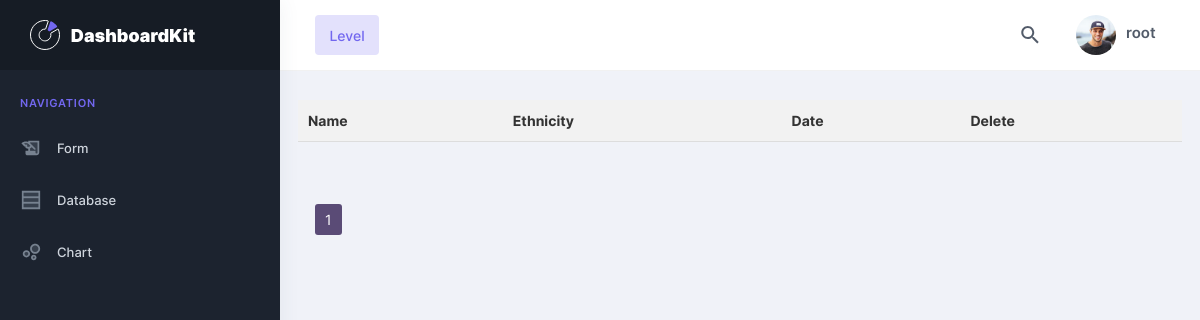
Before: /db/ (signed in) with the older database file.
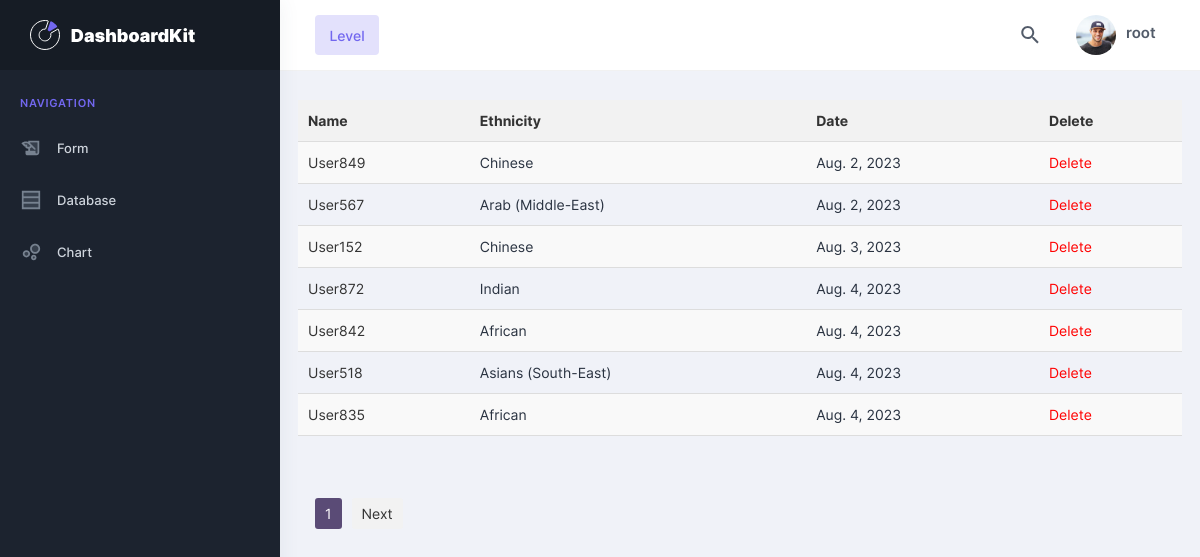
After: the same page with the newer database file.
### apps/home/models.py (models this page shows)
class RecordingDetail(models.Model):
    WPGs = [
        ('WP1','WP1'),
        ('WP2','WP2'),
        ('WP3','WP3'),
        ('WP4','WP4'),
        ('WP5','WP5'),
    ]
    WPTs = [
        ('WP1-TV','WP1-TV'),
        ('WP1-K','WP1-K'),
        ('WP2a-TV','WP2a-TV'),
        ('WP2b-TV','WP2b-TV'),
        ('WP2c-TV','WP2c-TV'),
        ('WP2a-K','WP2a-K'),
        ('WP2b-K','WP2c-K'),
        ('WP3-TV','WP3-TV'),
        ('WP3-K','WP3-K'),
        ('WP4-TV','WP4-TV'),
        ('WP4-K','WP4-K'),
        ('WP5-TV','WP5-TV'),
        ('WP5-K','WP5-K')
    ]
    RecordingStatus = [
        ('Completed','Completed'),
        ('Pending','Pending')
    ]
    CarStatus = [
        ('Static','Static'),
        ('Drive','Drive')
    ]
    Ethnicity = [
        ('Caucasian','Caucasian'),
        ('African','African'),
        ('Arab (Middle-East)','Arab (Middle-East)'),
        ('Asians (South-East)','Asians (South-East)'),
        ('Chinese','Chinese'),
        ('Latin/Hispanic','Latin/Hispanic'),
        ('Indian','Indian'),
        ('Others (mixed)','Others (mixed)')
    ]
    Gender = [
        ('M','M'),
        ('F','F')
    ]
    Beard = [
        ('Full beard','Full beard'),
        ('Mustache','Mustache'),
        ('Goatbeard','Goatbeard'),
        ('Henriquatre','Henriquatre')
    ]
    Hair = [
        ('Short hair','Short hair'),
        ('Middle long hair (covering ears, but not long enough to reach the shoulders)','Middle long hair (covering ears, but not long enough to reach the shoulders)'),
        ('Long hair (until shoulder or longer)','Long hair (until shoulder or longer)'),
        ('Bald head','Bald head')
    ]
    EyeColour = [
        ('brown','brown'),
        ('gray','gray'),
        ('blue','blue'),
        ('green','green')
    ]
    ClothingAccessoires = [
        ('Masks','Masks'),
        ('Scarfs','Scarfs'),
        ('Hands-free headset','Hands-free headset'),
        ('Head/Ear phones','Head/Ear phones'),
        ('Caps, hats, headscarf and turban','Caps, hats, headscarf and turban'),
        ('Headband','Headband'),
        ('Eyepatch','Eyepatch'),
        ('Earrings','Earrings'),
        ('Nose rings','Nose rings'),
        ('Piercings','Piercings')
    ]
    Glasses = [
        ('Glasses with anti-glare lenses','Glasses with anti-glare lenses'),
        ('Glasses with mirrored lenses','Glasses with mirrored lenses'),
        ('Sunglasses with IR protection in the band of frequency 780 nm – 1.400 nm','Sunglasses with IR protection in the band of frequency 780 nm – 1.400 nm'),
        ('Glasses with complete spectacle frame','Glasses with complete spectacle frame'),
        ('Metal-rimmed glasses','Metal-rimmed glasses'),
        ('Varifocal glasses with power ranging from –10 to +11','Varifocal glasses with power ranging from –10 to +11'),
        ('Glasses with cylindrical lenses for Astigmatism with power ranging from –10 to +11','Glasses with cylindrical lenses for Astigmatism with power ranging from –10 to +11'),
        ('Spherical contact lenses for Astigmatism with power ranging from  –10 to +11','Spherical contact lenses for Astigmatism with power ranging from  –10 to +11'),
        ('Sunglasses with tinted lenses','Sunglasses with tinted lenses')
    ]
    Makeup = [
        ('Makeup eyeliner','Makeup eyeliner'),
        ('Makeup mascara','Makeup mascara'),
        ('Makeup eye shadow','Makeup eye shadow'),
        ('Makeup false eyelashes','Makeup false eyelashes'),
        ('Cover makeup','Cover makeup')
    ]
    name = models.CharField(max_length=100)
    ethnicity=models.CharField(max_length=100,choices=Ethnicity)
    age = models.IntegerField()
    gender = models.CharField(max_length=10,choices=Gender)
    date = models.DateField(default=timezone.now)
    height = models.IntegerField()
    beard = models.CharField(max_length=100,choices=Beard,null=True)
    hair = models.CharField(max_length=100,choices=Hair)
    eyecolour = models.CharField(max_length=100,choices=EyeColour)
    workpackage = models.CharField(max_length=100,choices=WPGs)
    workpackagetype = models.CharField(max_length=100,choices=WPTs)
    carnumber = models.CharField(max_length=100,null=True)
    carstatus = models.CharField(max_length=100,choices=CarStatus,null=True)
    action = models.CharField(max_length=255,null=True)
    clothingaccessories=models.CharField(max_length=100,choices=ClothingAccessoires,null=True)
    glasses = models.CharField(max_length=100,choices=Glasses,null=True)
    makeup = models.CharField(max_length=100,choices=Makeup,null=True)
    recordingstatus=models.CharField(max_length=100,choices=RecordingStatus,null=True)
    created_by = models.ForeignKey(User,on_delete=models.CASCADE,null=False)

### apps/home/views.py (the view)
# urls.py: path('db/',views.database,name='database'),
@login_required(login_url="/login/")
def database(request):
    if request.user.username == 'root':
       recording_list = RecordingDetail.objects.all().order_by('date')
    else:
        recording_list =  RecordingDetail.objects.filter(created_by=request.user).order_by('date')
    p = Paginator(recording_list,7)
    page_number = request.GET.get('page')
    page_obj = p.get_page(page_number)
    return render(request,'home/database.html',{'page_obj':page_obj})

### apps/templates/home/database.html (shortened to what this page needs)
{% extends "layouts/base.html" %}
{% block content %}
	<div class="pc-container">
		<div class="pcoded-content">
			<div class="row">
                <table>
                    <tr>
                        <th>Name</th>
                        <th>Ethnicity</th>
                        <th>Date</th>
                        <th>Delete</th>
                    </tr>
                    {% for r in page_obj.object_list %}
                    <tr>
                        <td><a href="{% url 'edit_form' r.id %}">{{r.name}}</a></td>
                        <td>{{r.ethnicity}}</td>
                        <td>{{r.date}}</td>
                        <td><a href="{% url 'delete_rec' r.id %}" class="delete-link">Delete</a></td>
                    </tr>
                    {% endfor %}
                </table>
			</div>
            <br><br>
            <center class="pagination">
                <span>{{page_obj.number}}</span>
                {% if page_obj.has_next %}
                <a href="/db?page={{page_obj.next_page_number}}">Next</a>
                {% endif %}
            </center>
		</div>
	</div>
{% endblock content %}

### apps/templates/layouts/base.html (shortened to what this page needs)
<!DOCTYPE html>
<html lang="en">
<head>
    <link rel="stylesheet" href="/static/assets/fonts/feather.css">
    <link rel="stylesheet" href="/static/assets/fonts/fontawesome.css">
    <link rel="stylesheet" href="/static/assets/fonts/material.css">
    <link rel="stylesheet" href="/static/assets/css/style.css" id="main-style-link">
</head>
<body class="">
    {% include 'includes/sidebar.html' %}
    {% include 'includes/navigation.html' %}
    {% block content %}{% endblock content %}
</body>
</html>

### apps/templates/includes/sidebar.html (shortened to what this page needs)
	<nav class="pc-sidebar ">
		<div class="navbar-wrapper">
			<div class="m-header">
				<a href="index.html" class="b-brand">
					<img src="/static/assets/images/logo.svg" alt="" class="logo logo-lg">
				</a>
			</div>
			<div class="navbar-content">
				<ul class="pc-navbar">
					<li class="pc-item pc-caption">
						<label>Navigation</label>
					</li>
					<li class="pc-item">
						<a href="/" class="pc-link "><span class="pc-micon"><i class="material-icons-two-tone">history_edu</i></span><span class="pc-mtext">Form</span></a>
					</li>
					<li class="pc-item">
						<a href="/db" class="pc-link "><span class="pc-micon"><i class="material-icons-two-tone">table_rows</i></span><span class="pc-mtext">Database</span></a>
					</li>
					{% if request.user.username == 'root' %}
					<li class="pc-item">
						<a href="/view_charts" class="pc-link "><span class="pc-micon"><i class="material-icons-two-tone">bubble_chart</i></span><span class="pc-mtext">Chart</span></a>
					</li>
					{% endif %}
				</ul>
			</div>
		</div>
	</nav>

### apps/templates/includes/navigation.html (shortened to what this page needs)
	<header class="pc-header ">
		<div class="header-wrapper">
			<div class="me-auto pc-mob-drp">
				<ul class="list-unstyled">
					<li class="dropdown pc-h-item">
						<a class="pc-head-link active dropdown-toggle arrow-none me-0" data-bs-toggle="dropdown" href="#"
							role="button" aria-haspopup="false" aria-expanded="false">
							Level
						</a>
					</li>
				</ul>
			</div>
			<div class="ms-auto">
				<ul class="list-unstyled">
					<li class="dropdown pc-h-item">
						<a class="pc-head-link dropdown-toggle arrow-none me-0" data-bs-toggle="dropdown" href="#" role="button"
							aria-haspopup="false" aria-expanded="false">
							<i class="material-icons-two-tone">search</i>
						</a>
					</li>
					<li class="dropdown pc-h-item">
						<a class="pc-head-link dropdown-toggle arrow-none me-0" data-bs-toggle="dropdown" href="#" role="button"
							aria-haspopup="false" aria-expanded="false">
							<img src="/static/assets/images/user/avatar-2.jpg" alt="user-image" class="user-avtar">
							<span>
								<span class="user-name">
									{{ request.user.username }}
								</span>
							</span>
						</a>
					</li>
				</ul>
			</div>
		</div>
	</header>

### apps/templates/home/database.html (style rules this page uses)
table { width: 100%; border-collapse: collapse; }
th { background-color: #f2f2f2; color: #333; font-weight: bold; padding: 10px; text-align: left; border-bottom: 1px solid #ddd; }
td { padding: 10px; border-bottom: 1px solid #ddd; }
tr:nth-child(even) { background-color: #f9f9f9; }
a { text-decoration: none; color: #333; }
.delete-link { color: red; }
.pagination { margin-top: 20px; text-align: center; }
.pagination a { display: inline-block; padding: 5px 10px; margin: 0 5px; background-color: #f2f2f2; color: #333; text-decoration: none; border-radius: 3px; }
.pagination span { display: inline-block; padding: 5px 10px; margin: 0 5px; background-color: #5a4b76; color: white; border-radius: 3px; }

Changed rows visible on the page:
added RecordingDetail: name "User849", ethnicity "Chinese", date "Aug. 2, 2023"
added RecordingDetail: name "User567", ethnicity "Arab (Middle-East)", date "Aug. 2, 2023"
added RecordingDetail: name "User152", ethnicity "Chinese", date "Aug. 3, 2023"
added RecordingDetail: name "User872", ethnicity "Indian", date "Aug. 4, 2023"
added RecordingDetail: name "User842", ethnicity "African", date "Aug. 4, 2023"
added RecordingDetail: name "User518", ethnicity "Asians (South-East)", date "Aug. 4, 2023"
added RecordingDetail: name "User835", ethnicity "African", date "Aug. 4, 2023"
Other visible differences:
text now shown: "Next"
